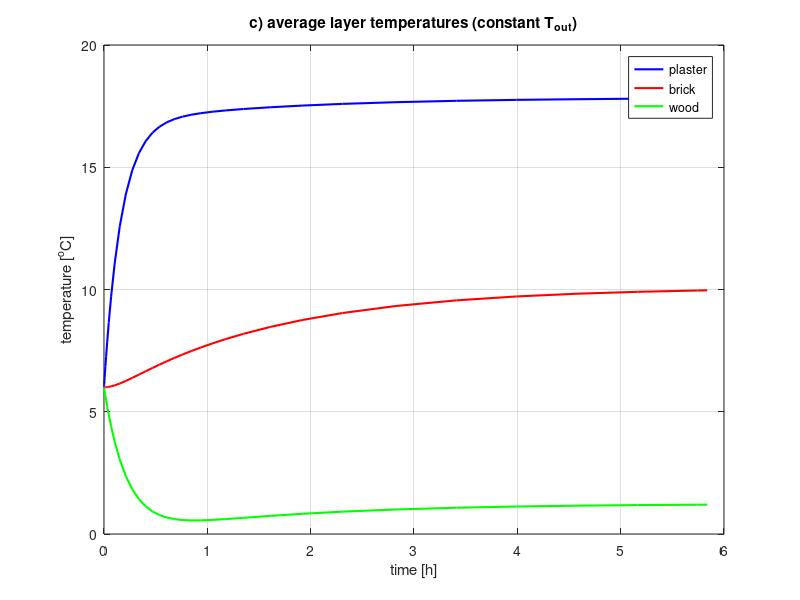
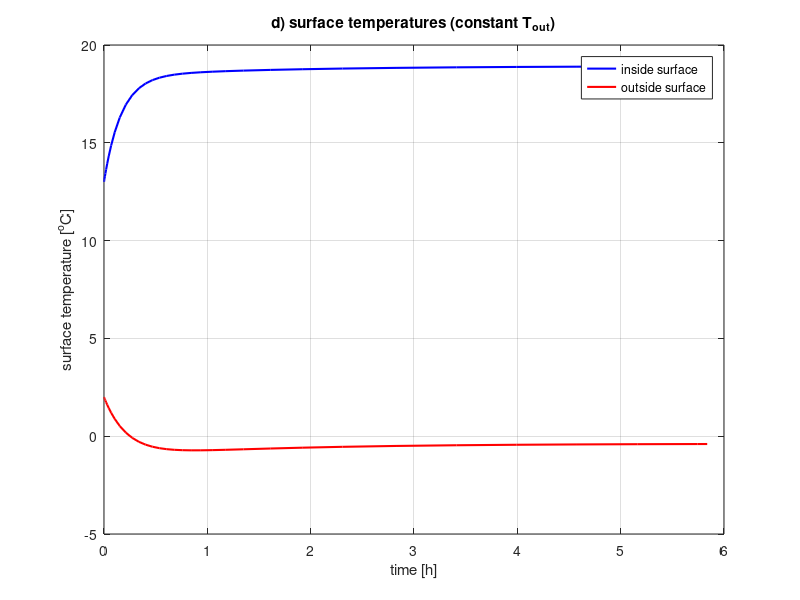
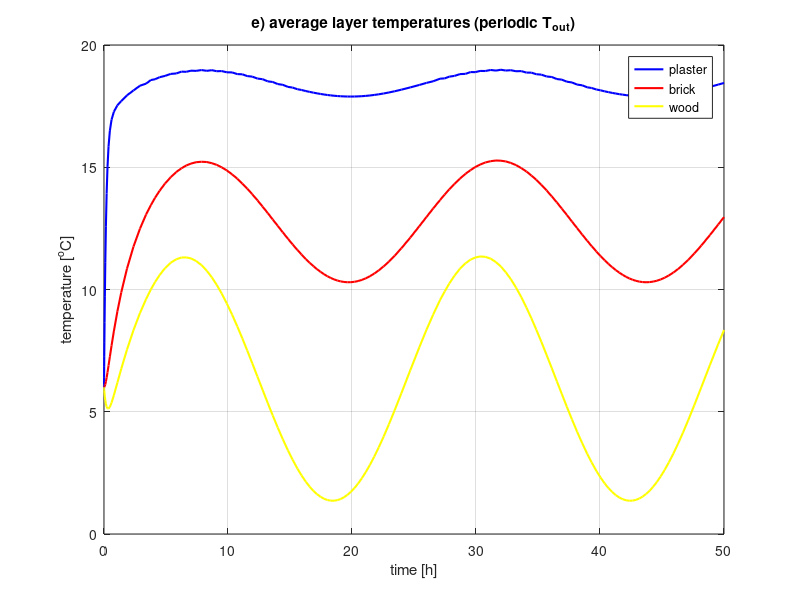
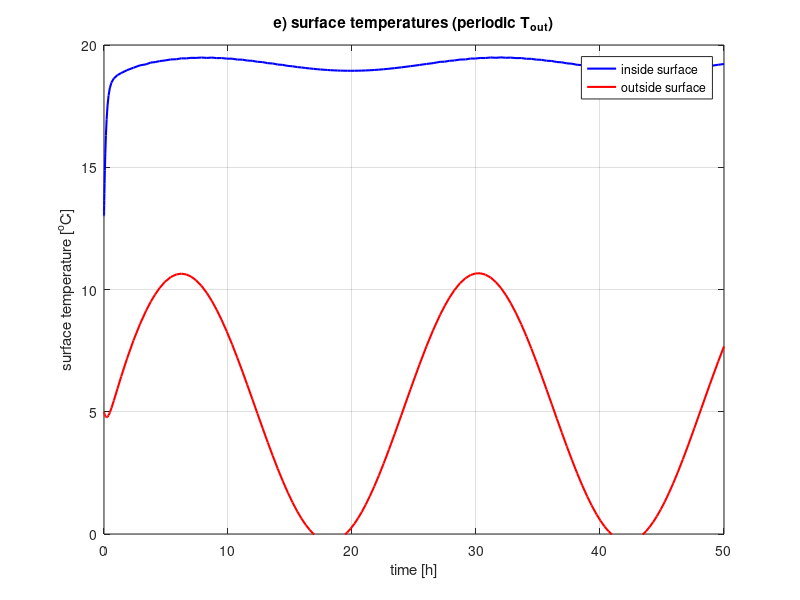

Reproduce these figures in MATLAB, in order.
% exercise23_three_layer_wall.m
% Parts a) and b) are done on paper

clear; clc; close all;

% Given values
A = 40; % m^2
T_in = 20; % °C
T_out0 = -2; % °C
T_wall_init = 6; % °C

R1 = 1.473e-3; % K/W
R2 = 5.305e-3; % K/W
R3 = 6.043e-3; % K/W
R4 = 2.212e-3; % K/W

C1 = 520e3; % J/K
C2 = 1488e3; % J/K
C3 = 480e3; % J/K

tau1 = 599.6; % s
tau2 = 4203; % s
tau3 = 777.13; % s

T1_equ = 17.84; % °C
T2_equ = 10.081; % °C
T3_equ = 1.237; % °C

% Common ODE function (3 nodes)
ode_three_layer = @(t,T,Tout) [ ...
    ((T_in - T(1))/R1 - (T(1) - T(2))/R2)/C1; ...
    ((T(1) - T(2))/R2 - (T(2) - T(3))/R3)/C2; ...
    ((T(2) - T(3))/R3 - (T(3) - Tout(t))/R4)/C3 ];

T0 = [T_wall_init; T_wall_init; T_wall_init];

% c) Average layer temperatures up to 5*tau2 (constant Tout)
t_end_c = 5*tau2;
tspan_c = [0 t_end_c];
Tout_const = @(t) T_out0;

ode_c = @(t,T) ode_three_layer(t,T,Tout_const);
[t_c,T_c] = ode23(ode_c,tspan_c,T0); 

T1_c = T_c(:,1);
T2_c = T_c(:,2);
T3_c = T_c(:,3);

figure;
plot(t_c/3600,T1_c,'b','LineWidth',1.5); hold on;
plot(t_c/3600,T2_c,'r','LineWidth',1.5);
plot(t_c/3600,T3_c,'g','LineWidth',1.5);
xlabel('time [h]');
ylabel('temperature [^oC]');
ylim([0 20]);
grid on;
title('c) average layer temperatures (constant T_{out})');
legend('plaster','brick','wood','Location','best');

% d) surface temperatures (inside / outside) up to 5*tau2
R_alpha_in  = R1/2;
R_alpha_out = R4/2;

T_inner_surf = zeros(size(t_c));
T_outer_surf = zeros(size(t_c));

for k = 1:length(t_c)
    % heat flux at inside and outside at current time
    q_in  = (T_in   - T1_c(k))/R1;   % through R1
    q_out = (T3_c(k) - T_out0)/R4;   % through R4

    % inside and outside surface temperatures
    T_inner_surf(k) = T_in   - q_in  * R_alpha_in;
    T_outer_surf(k) = T_out0 + q_out * R_alpha_out;
end

figure;
plot(t_c/3600,T_inner_surf,'b','LineWidth',1.5); hold on;
plot(t_c/3600,T_outer_surf,'r','LineWidth',1.5);
xlabel('time [h]');
ylabel('surface temperature [^oC]');
ylim([-5 20]);
grid on;
title('d) surface temperatures (constant T_{out})');
legend('inside surface','outside surface','Location','best');

% e) Periodic outside temperature
f = 1/(24*3600); % Hz
omega = 2*pi*f;
Tout_periodic = @(t) T_wall_init*sin(omega*t) + (T_wall_init - 2);

tspan_e = [0 50*3600];
ode_e = @(t,T) ode_three_layer(t,T,Tout_periodic);

[t_e,T_e] = ode23(ode_e,tspan_e,T0);
T1_e = T_e(:,1);
T2_e = T_e(:,2);
T3_e = T_e(:,3);
Tout_e = Tout_periodic(t_e);

% average layer temperatures, periodic Tout
figure;
plot(t_e/3600,T1_e,'b','LineWidth',1.5); hold on;
plot(t_e/3600,T2_e,'r','LineWidth',1.5);
plot(t_e/3600,T3_e,'y','LineWidth',1.5);
xlabel('time [h]');
ylabel('temperature [^oC]');
ylim([0 20]);
grid on;
title('e) average layer temperatures (periodic T_{out})');
legend('plaster','brick','wood','Location','best');

% surface temperatures, periodic Tout
T_inner_surf_e = zeros(size(t_e));
T_outer_surf_e = zeros(size(t_e));

for k = 1:length(t_e)
    q_in  = (T_in    - T1_e(k))/R1;
    q_out = (T3_e(k) - Tout_e(k))/R4;
    T_inner_surf_e(k) = T_in      - q_in *R_alpha_in;
    T_outer_surf_e(k) = Tout_e(k) + q_out*R_alpha_out;
end

figure;
plot(t_e/3600,T_inner_surf_e,'b','LineWidth',1.5); hold on;
plot(t_e/3600,T_outer_surf_e,'r','LineWidth',1.5);
xlabel('time [h]');
ylabel('surface temperature [^oC]');
ylim([0 20]);
grid on;
title('e) surface temperatures (periodic T_{out})');
legend('inside surface','outside surface','Location','best');
